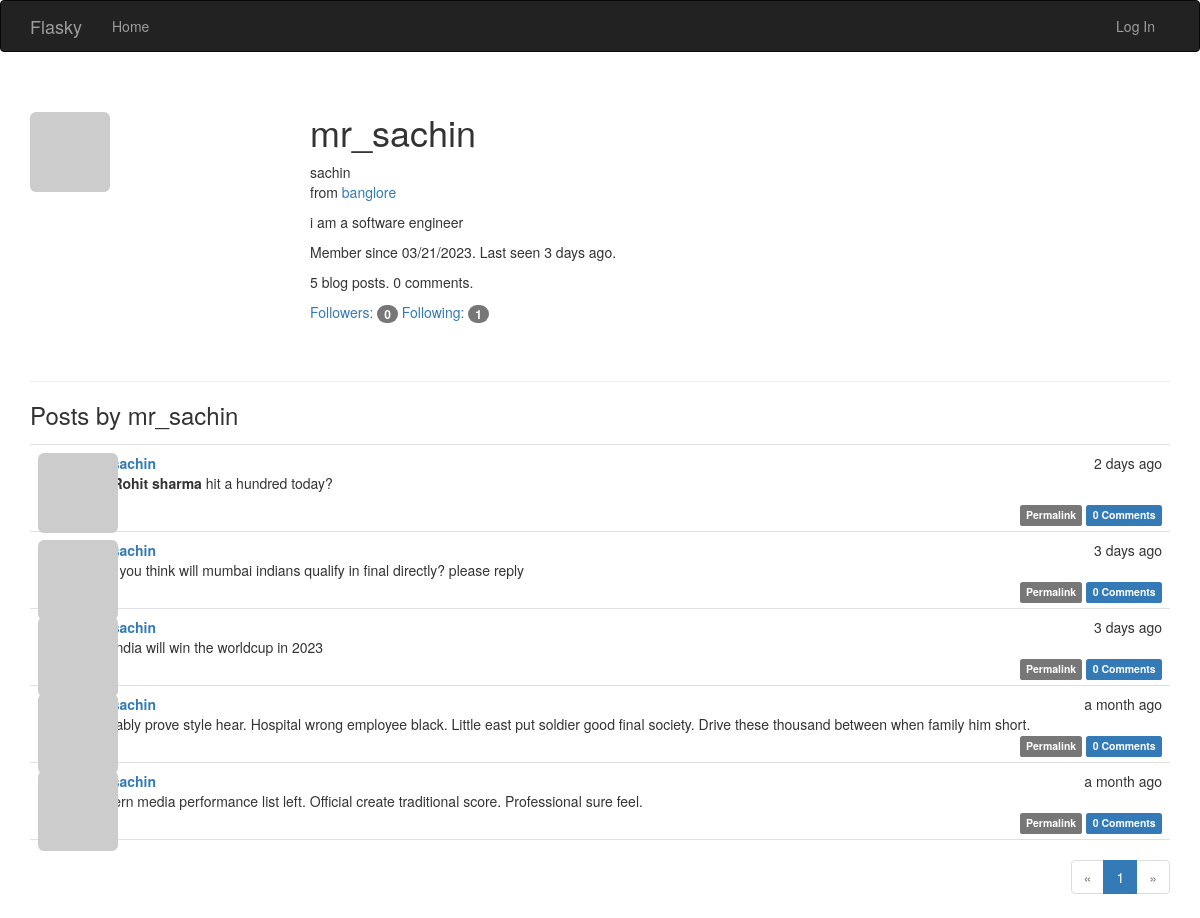
/user/mr_sachin, run on an earlier commit of the app's database.
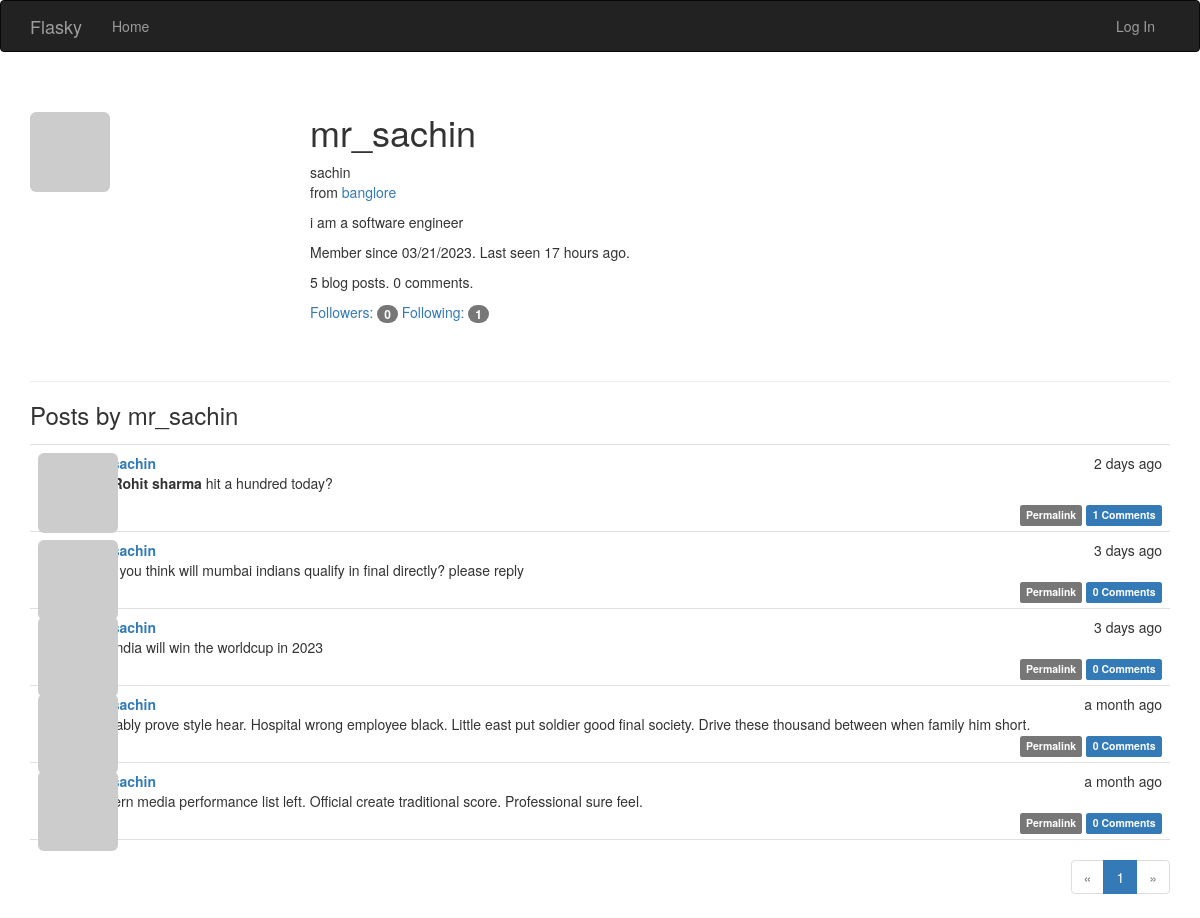
And on a later commit of the database.
### app/models.py (models this page shows, shortened)
class User(UserMixin, db.Model):
    __tablename__ = 'users'
    id = db.Column(db.Integer, primary_key=True)
    email = db.Column(db.String(64), unique=True, index=True)
    username = db.Column(db.String(64), unique=True, index=True)
    role_id = db.Column(db.Integer, db.ForeignKey('roles.id'))
    password_hash = db.Column(db.String(128))
    confirmed = db.Column(db.Boolean, default=False)
    name = db.Column(db.String(64))
    location = db.Column(db.String(64))
    about_me = db.Column(db.Text())
    member_since = db.Column(db.DateTime(), default=datetime.utcnow)
    last_seen = db.Column(db.DateTime(), default=datetime.utcnow)
    avatar_hash = db.Column(db.String(32))
    posts = db.relationship('Post', backref='author', lazy='dynamic')
    followed = db.relationship('Follow',
                               foreign_keys=[Follow.follower_id],
                               backref=db.backref('follower', lazy='joined'),
                               lazy='dynamic',
                               cascade='all, delete-orphan')
    followers = db.relationship('Follow',
                                foreign_keys=[Follow.followed_id],
                                backref=db.backref('followed', lazy='joined'),
                                lazy='dynamic',
                                cascade='all, delete-orphan')
    comments = db.relationship('Comment', backref='author', lazy='dynamic')
    @property
    def password(self):
        raise AttributeError('password is not a readable attribute')
    def gravatar_hash(self):
        return hashlib.md5(self.email.lower().encode('utf-8')).hexdigest()
    def gravatar(self, size=100, default='identicon', rating='g'):
        url = 'https://secure.gravatar.com/avatar'
        hash = self.avatar_hash or self.gravatar_hash()
        return '{url}/{hash}?s={size}&d={default}&r={rating}'.format(
            url=url, hash=hash, size=size, default=default, rating=rating)

class Post(db.Model):
    __tablename__ = 'posts'
    id = db.Column(db.Integer, primary_key=True)
    body = db.Column(db.Text)
    body_html = db.Column(db.Text)
    timestamp = db.Column(db.DateTime, index=True, default=datetime.utcnow)
    author_id = db.Column(db.Integer, db.ForeignKey('users.id'))
    comments = db.relationship('Comment', backref='post', lazy='dynamic')

### app/main/views.py (the view)
@main.route('/user/<username>')
def user(username):
    user = User.query.filter_by(username=username).first_or_404()
    page = request.args.get('page', 1, type=int)
    pagination = user.posts.order_by(Post.timestamp.desc()).paginate(
        page=page, per_page=current_app.config['FLASKY_POSTS_PER_PAGE'],
        error_out=False)
    posts = pagination.items
    return render_template('user.html', user=user, posts=posts,
                           pagination=pagination)

### app/auth/views.py (called while the page is built)
@auth.before_app_request
def before_request():
    if current_user.is_authenticated:
        current_user.ping()
        if not current_user.confirmed \
                and request.endpoint \
                and request.blueprint != 'auth' \
                and request.endpoint != 'static':
            return redirect(url_for('auth.unconfirmed'))

### app/main/__init__.py (called while the page is built)
@main.app_context_processor
def inject_permissions():
    return dict(Permission=Permission)

### app/main/views.py (called while the page is built)
@main.after_app_request
def after_request(response):
    for query in get_debug_queries():
        if query.duration >= current_app.config['FLASKY_SLOW_DB_QUERY_TIME']:
            current_app.logger.warning(
                'Slow query: %s\nParameters: %s\nDuration: %fs\nContext: %s\n'
                % (query.statement, query.parameters, query.duration,
                   query.context))
    return response

### app/models.py (called while the page is built)
    def can(self, permissions):
        return False

    def is_administrator(self):
        return False

### app/templates/user.html (shortened to what this page needs)
{% extends "base.html" %}
{% import "_macros.html" as macros %}
{% block page_content %}
<div class="page-header">
    <img class="img-rounded profile-thumbnail" src="{{ user.gravatar(size=256) }}">
    <div class="profile-header">
        <h1>{{ user.username }}</h1>
        {% if user.name or user.location %}
        <p>
            {% if user.name %}{{ user.name }}<br>{% endif %}
            {% if user.location %}
                from <a href="http://maps.google.com/?q={{ user.location }}">{{ user.location }}</a><br>
            {% endif %}
        </p>
        {% endif %}
        {% if user.about_me %}<p>{{ user.about_me }}</p>{% endif %}
        <p>Member since {{ moment(user.member_since).format('L') }}. Last seen {{ moment(user.last_seen).fromNow() }}.</p>
        <p>{{ user.posts.count() }} blog posts. {{ user.comments.count() }} comments.</p>
        <p>
            <a href="{{ url_for('.followers', username=user.username) }}">Followers: <span class="badge">{{ user.followers.count() - 1 }}</span></a>
            <a href="{{ url_for('.followed_by', username=user.username) }}">Following: <span class="badge">{{ user.followed.count() - 1 }}</span></a>
        </p>
    </div>
</div>
<h3>Posts by {{ user.username }}</h3>
{% include '_posts.html' %}
{% if pagination %}
<div class="pagination">
    {{ macros.pagination_widget(pagination, '.user', username=user.username) }}
</div>
{% endif %}
{% endblock %}

### app/templates/base.html (shortened to what this page needs)
{% extends "bootstrap/base.html" %}
{% block head %}
{{ super() }}
<link rel="stylesheet" type="text/css" href="{{ url_for('static', filename='styles.css') }}">
{% endblock %}
{% block navbar %}
<div class="navbar navbar-inverse" role="navigation">
    <div class="container">
        <div class="navbar-header">
            <a class="navbar-brand" href="{{ url_for('main.index') }}">Flasky</a>
        </div>
        <div class="navbar-collapse collapse">
            <ul class="nav navbar-nav">
                <li><a href="{{ url_for('main.index') }}">Home</a></li>
            </ul>
            <ul class="nav navbar-nav navbar-right">
                {% if current_user.is_authenticated %}
                <li class="dropdown">
                    <a href="#" class="dropdown-toggle" data-toggle="dropdown">
                        <img src="{{ current_user.gravatar(size=18) }}">
                        Account <b class="caret"></b>
                    </a>
                    <ul class="dropdown-menu">
                        <li><a href="{{ url_for('auth.change_password') }}">Change Password</a></li>
                        <li><a href="{{ url_for('auth.change_email_request') }}">Change Email</a></li>
                        <li><a href="{{ url_for('auth.logout') }}">Log Out</a></li>
                    </ul>
                </li>
                {% else %}
                <li><a href="{{ url_for('auth.login') }}">Log In</a></li>
                {% endif %}
            </ul>
        </div>
    </div>
</div>
{% endblock %}
{% block content %}
<div class="container">
    {% block page_content %}{% endblock %}
</div>
{% endblock %}

### app/templates/_macros.html
{% macro pagination_widget(pagination, endpoint, fragment='') %}
<ul class="pagination">
    <li{% if not pagination.has_prev %} class="disabled"{% endif %}>
        <a href="{% if pagination.has_prev %}{{ url_for(endpoint, page=pagination.prev_num, **kwargs) }}{{ fragment }}{% else %}#{% endif %}">
            &laquo;
        </a>
    </li>
    {% for p in pagination.iter_pages() %}
        {% if p %}
            {% if p == pagination.page %}
            <li class="active">
                <a href="{{ url_for(endpoint, page = p, **kwargs) }}{{ fragment }}">{{ p }}</a>
            </li>
            {% else %}
            <li>
                <a href="{{ url_for(endpoint, page = p, **kwargs) }}{{ fragment }}">{{ p }}</a>
            </li>
            {% endif %}
        {% else %}
        <li class="disabled"><a href="#">&hellip;</a></li>
        {% endif %}
    {% endfor %}
    <li{% if not pagination.has_next %} class="disabled"{% endif %}>
        <a href="{% if pagination.has_next %}{{ url_for(endpoint, page=pagination.next_num, **kwargs) }}{{ fragment }}{% else %}#{% endif %}">
            &raquo;
        </a>
    </li>
</ul>
{% endmacro %}

### app/templates/_posts.html (shortened to what this page needs)
<ul class="posts">
    {% for post in posts %}
    <li class="post">
        <div class="post-thumbnail">
            <a href="{{ url_for('.user', username=post.author.username) }}">
                <img class="img-rounded profile-thumbnail" src="{{ post.author.gravatar(size=40) }}">
            </a>
        </div>
        <div class="post-content">
            <div class="post-date">{{ moment(post.timestamp).fromNow() }}</div>
            <div class="post-author"><a href="{{ url_for('.user', username=post.author.username) }}">{{ post.author.username }}</a></div>
            <div class="post-body">
                {% if post.body_html %}
                    {{ post.body_html | safe }}
                {% else %}
                    {{ post.body }}
                {% endif %}
            </div>
            <div class="post-footer">
                <a href="{{ url_for('.post', id=post.id) }}">
                    <span class="label label-default">Permalink</span>
                </a>
                <a href="{{ url_for('.post', id=post.id) }}#comments">
                    <span class="label label-primary">{{ post.comments.count() }} Comments</span>
                </a>
            </div>
        </div>
    </li>
    {% endfor %}
</ul>

### app/static/styles.css (style rules this page uses)
.profile-thumbnail { position: absolute; }
.profile-header { min-height: 260px; margin-left: 280px; }
ul.posts { list-style-type: none; padding: 0px; margin: 16px 0px 0px 0px; border-top: 1px solid #e0e0e0; }
ul.posts li.post { padding: 8px; border-bottom: 1px solid #e0e0e0; }
div.post-date { float: right; }
div.post-author { font-weight: bold; }
div.post-thumbnail { position: absolute; }
div.post-content { margin-left: 48px; min-height: 48px; }
div.post-footer { text-align: right; }
div.pagination { width: 100%; text-align: right; padding: 0px; margin: 0px; }

What changed in the data, as far as the page shows it:
changed User "mr_sachin": last_seen "3 days ago" → "17 hours ago"
computed for Post "2 days ago": comments.count "0" → "1"
